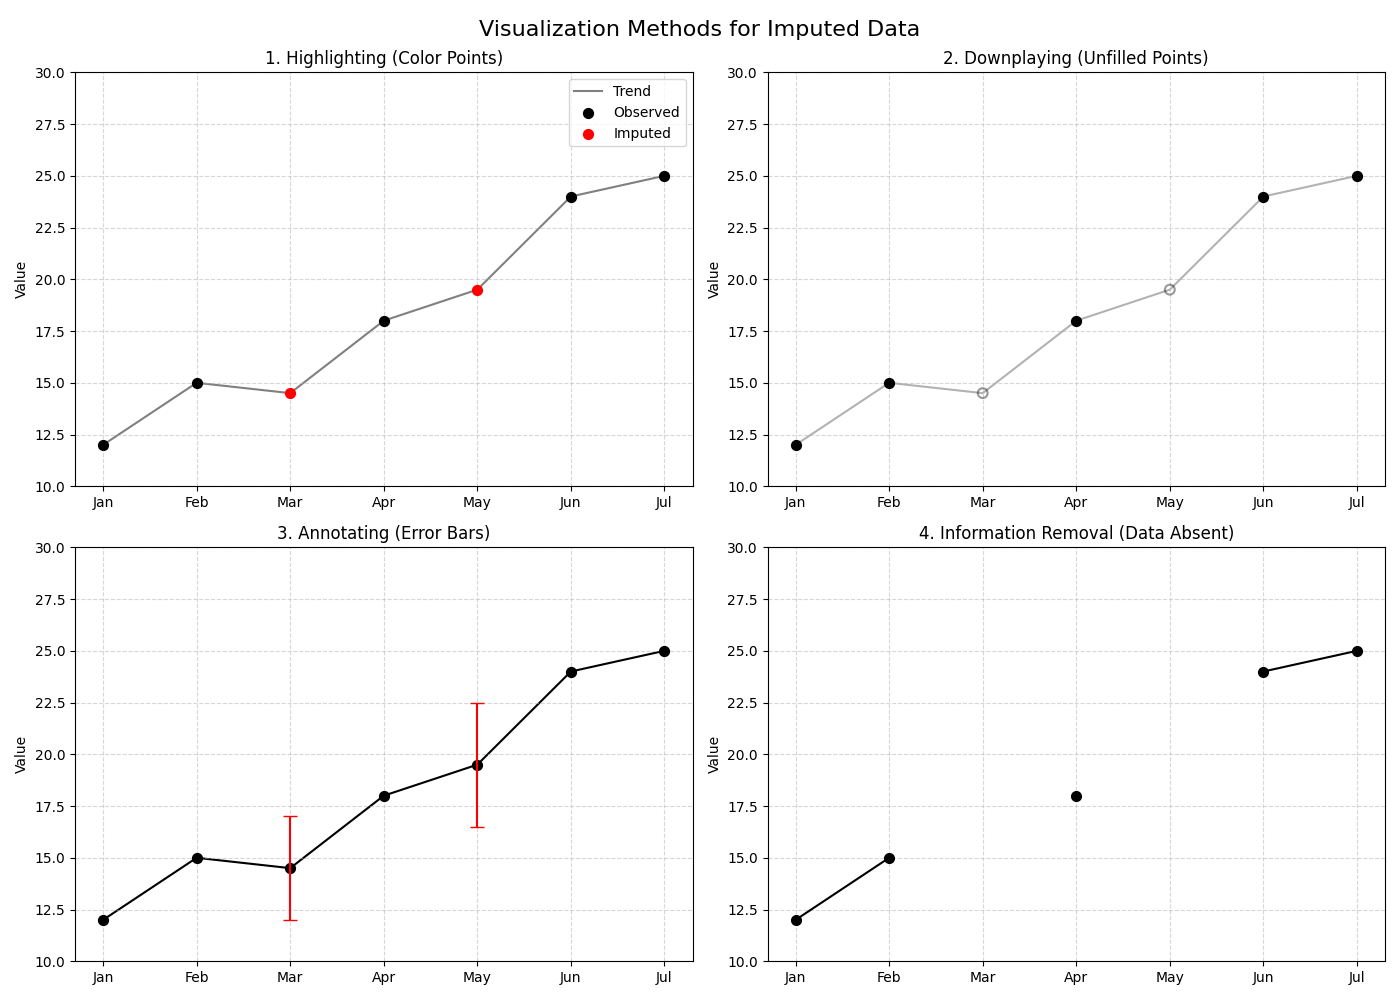

Recreate this plot in Python.
import matplotlib.pyplot as plt
import numpy as np
import pandas as pd

data = {
    'Month': ['Jan', 'Feb', 'Mar', 'Apr', 'May', 'Jun', 'Jul'],
    'Value': [12.0, 15.0, 14.5, 18.0, 19.5, 24.0, 25.0],
    'Is_Imputed': [False, False, True, False, True, False, False],
    'Uncertainty': [0.0, 0.0, 2.5, 0.0, 3.0, 0.0, 0.0]
}
df = pd.DataFrame(data)

fig, axes = plt.subplots(2, 2, figsize=(14, 10))
fig.suptitle('Visualization Methods for Imputed Data', fontsize=16)

ax1 = axes[0, 0]
ax1.plot(df['Month'], df['Value'], color='gray', zorder=1, label='Trend')

observed = df[~df['Is_Imputed']]
ax1.scatter(observed['Month'], observed['Value'],
            color='black', s=50, zorder=2, label='Observed')

imputed = df[df['Is_Imputed']]
ax1.scatter(imputed['Month'], imputed['Value'],
            color='red', s=50, zorder=3, label='Imputed')

ax1.set_title('1. Highlighting (Color Points)')
ax1.legend()

ax2 = axes[0, 1]
ax2.plot(df['Month'], df['Value'], color='black', alpha=0.3, zorder=1)
ax2.scatter(observed['Month'], observed['Value'],
            color='black', s=50, zorder=2)
ax2.scatter(imputed['Month'], imputed['Value'], facecolors='none', edgecolors='black',
            alpha=0.4, s=50, zorder=3, linewidths=1.5)

ax2.set_title('2. Downplaying (Unfilled Points)')

ax3 = axes[1, 0]
ax3.plot(df['Month'], df['Value'], color='black', zorder=1)
ax3.scatter(df['Month'], df['Value'], color='black', s=50, zorder=2)

ax3.errorbar(imputed['Month'], imputed['Value'], yerr=imputed['Uncertainty'],
             fmt='none', ecolor='red', capsize=5, zorder=3)

ax3.set_title('3. Annotating (Error Bars)')

ax4 = axes[1, 1]

values_with_gaps = df['Value'].copy()
values_with_gaps.loc[df['Is_Imputed']] = np.nan

ax4.plot(df['Month'], values_with_gaps,
         color='black', marker='o', markersize=7)
ax4.set_title('4. Information Removal (Data Absent)')

for ax in axes.flat:
    ax.set_ylabel('Value')
    ax.grid(True, linestyle='--', alpha=0.5)
    ax.set_ylim(10, 30)

plt.tight_layout()
fig.savefig("song.png")
